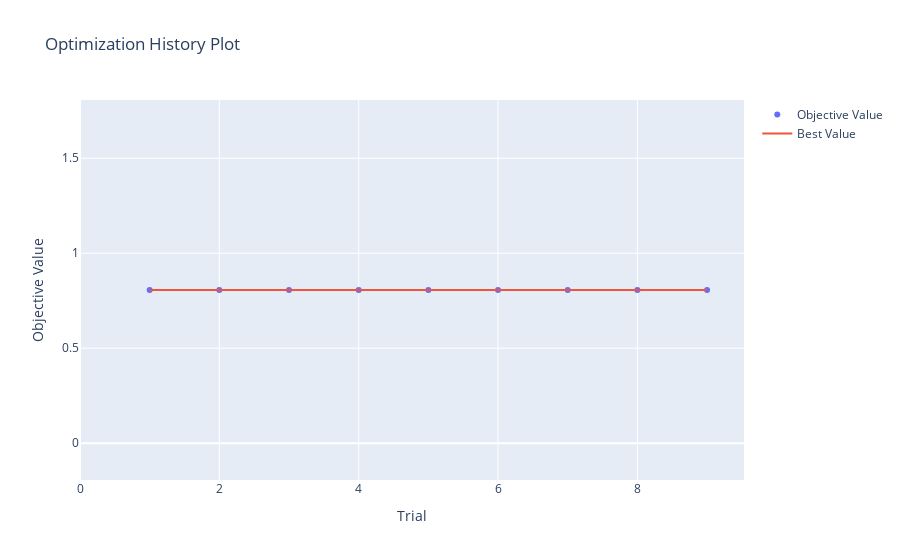

This figure's notebook cell:
### Code cell
learning_strategy.plot_optimization_history()

### Figure 1 — Plotly figure (JSON) as saved in the notebook; plotly's stock layout.template omitted (floating-point values rounded to 4 significant figures)
{"data": [{"mode": "markers", "name": "Objective Value", "type": "scatter", "x": [1, 2, 3, 4, 5, 6, 7, 8, 9], "y": [0.8063, 0.8063, 0.8063, 0.8063, 0.8063, 0.8063, 0.8063, 0.8063, 0.8063]}, {"mode": "lines", "name": "Best Value", "type": "scatter", "x": [0, 1, 2, 3, 4, 5, 6, 7, 8, 9], "y": [null, 0.8063, 0.8063, 0.8063, 0.8063, 0.8063, 0.8063, 0.8063, 0.8063, 0.8063]}, {"marker": {"color": "#cccccc"}, "mode": "markers", "name": "Infeasible Trial", "showlegend": false, "type": "scatter", "x": [], "y": []}], "layout": {"title": {"text": "Optimization History Plot"}, "xaxis": {"title": {"text": "Trial"}}, "yaxis": {"title": {"text": "Objective Value"}}}}
